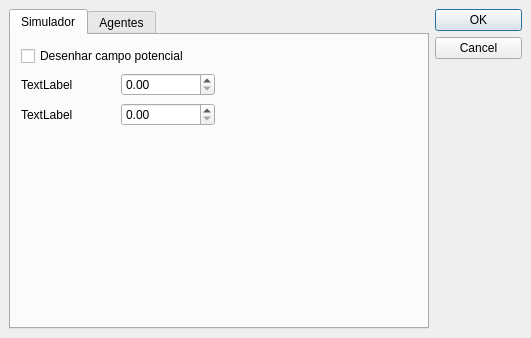
<ui version="4.0" >
 <author></author>
 <comment></comment>
 <exportmacro></exportmacro>
 <class>ConfigDialog</class>
 <widget class="QDialog" name="ConfigDialog" >
  <property name="geometry" >
   <rect>
    <x>0</x>
    <y>0</y>
    <width>531</width>
    <height>338</height>
   </rect>
  </property>
  <property name="windowTitle" >
   <string>ConfigDialog</string>
  </property>
  <property name="windowIconText" >
   <string/>
  </property>
  <widget class="QWidget" name="layoutWidget" >
   <property name="geometry" >
    <rect>
     <x>435</x>
     <y>9</y>
     <width>87</width>
     <height>320</height>
    </rect>
   </property>
   <layout class="QVBoxLayout" >
    <property name="margin" >
     <number>0</number>
    </property>
    <property name="spacing" >
     <number>6</number>
    </property>
    <item>
     <widget class="QPushButton" name="okButton" >
      <property name="text" >
       <string>OK</string>
      </property>
     </widget>
    </item>
    <item>
     <widget class="QPushButton" name="cancelButton" >
      <property name="text" >
       <string>Cancel</string>
      </property>
     </widget>
    </item>
    <item>
     <spacer>
      <property name="orientation" >
       <enum>Qt::Vertical</enum>
      </property>
      <property name="sizeHint" >
       <size>
        <width>20</width>
        <height>40</height>
       </size>
      </property>
     </spacer>
    </item>
   </layout>
  </widget>
  <widget class="QTabWidget" name="simulation_tab" >
   <property name="geometry" >
    <rect>
     <x>9</x>
     <y>9</y>
     <width>420</width>
     <height>320</height>
    </rect>
   </property>
   <widget class="QWidget" name="tab" >
    <attribute name="title" >
     <string>Simulador</string>
    </attribute>
    <widget class="QWidget" name="" >
     <property name="geometry" >
      <rect>
       <x>70</x>
       <y>40</y>
       <width>194</width>
       <height>109</height>
      </rect>
     </property>
    </widget>
    <widget class="QWidget" name="" >
     <property name="geometry" >
      <rect>
       <x>10</x>
       <y>10</y>
       <width>194</width>
       <height>83</height>
      </rect>
     </property>
     <layout class="QGridLayout" >
      <property name="margin" >
       <number>0</number>
      </property>
      <property name="spacing" >
       <number>6</number>
      </property>
      <item row="2" column="1" >
       <widget class="QDoubleSpinBox" name="doubleSpinBox_3" />
      </item>
      <item row="2" column="0" >
       <widget class="QLabel" name="label_7" >
        <property name="text" >
         <string>TextLabel</string>
        </property>
       </widget>
      </item>
      <item row="1" column="1" >
       <widget class="QDoubleSpinBox" name="doubleSpinBox_2" />
      </item>
      <item row="1" column="0" >
       <widget class="QLabel" name="label_6" >
        <property name="text" >
         <string>TextLabel</string>
        </property>
       </widget>
      </item>
      <item row="0" column="0" colspan="2" >
       <widget class="QCheckBox" name="draw_potential" >
        <property name="text" >
         <string>Desenhar campo potencial</string>
        </property>
       </widget>
      </item>
     </layout>
    </widget>
   </widget>
   <widget class="QWidget" name="tab" >
    <attribute name="title" >
     <string>Agentes</string>
    </attribute>
    <widget class="QWidget" name="" >
     <property name="geometry" >
      <rect>
       <x>20</x>
       <y>10</y>
       <width>151</width>
       <height>130</height>
      </rect>
     </property>
     <layout class="QGridLayout" >
      <property name="margin" >
       <number>0</number>
      </property>
      <property name="spacing" >
       <number>6</number>
      </property>
      <item row="2" column="0" >
       <widget class="QLabel" name="label_3" >
        <property name="text" >
         <string>TextLabel</string>
        </property>
       </widget>
      </item>
      <item row="0" column="0" >
       <widget class="QLabel" name="label" >
        <property name="text" >
         <string>&lt;html>&lt;head>&lt;meta name=&quot;qrichtext&quot; content=&quot;1&quot; />&lt;/head>&lt;body style=&quot; white-space: pre-wrap; font-family:Sans Serif; font-weight:400; font-style:normal; text-decoration:none;&quot;>&lt;p style=&quot; margin-top:0px; margin-bottom:0px; margin-left:0px; margin-right:0px; -qt-block-indent:0; text-indent:0px;&quot;>Tamanho&lt;/p>&lt;/body>&lt;/html></string>
        </property>
       </widget>
      </item>
      <item row="1" column="0" >
       <widget class="QLabel" name="label_2" >
        <property name="text" >
         <string>&lt;html>&lt;head>&lt;meta name=&quot;qrichtext&quot; content=&quot;1&quot; />&lt;/head>&lt;body style=&quot; white-space: pre-wrap; font-family:Sans Serif; font-weight:400; font-style:normal; text-decoration:none;&quot;>&lt;p style=&quot; margin-top:0px; margin-bottom:0px; margin-left:0px; margin-right:0px; -qt-block-indent:0; text-indent:0px;&quot;>Cor&lt;/p>&lt;/body>&lt;/html></string>
        </property>
       </widget>
      </item>
      <item row="3" column="0" >
       <widget class="QLabel" name="label_4" >
        <property name="text" >
         <string>TextLabel</string>
        </property>
       </widget>
      </item>
      <item row="0" column="1" >
       <widget class="QDoubleSpinBox" name="doubleSpinBox" />
      </item>
      <item row="4" column="0" >
       <widget class="QLabel" name="label_5" >
        <property name="text" >
         <string>TextLabel</string>
        </property>
       </widget>
      </item>
     </layout>
    </widget>
   </widget>
  </widget>
 </widget>
 <pixmapfunction></pixmapfunction>
 <resources/>
 <connections>
  <connection>
   <sender>okButton</sender>
   <signal>clicked()</signal>
   <receiver>ConfigDialog</receiver>
   <slot>accept()</slot>
   <hints>
    <hint type="sourcelabel" >
     <x>351</x>
     <y>38</y>
    </hint>
    <hint type="destinationlabel" >
     <x>233</x>
     <y>29</y>
    </hint>
   </hints>
  </connection>
  <connection>
   <sender>cancelButton</sender>
   <signal>clicked()</signal>
   <receiver>ConfigDialog</receiver>
   <slot>reject()</slot>
   <hints>
    <hint type="sourcelabel" >
     <x>330</x>
     <y>66</y>
    </hint>
    <hint type="destinationlabel" >
     <x>197</x>
     <y>125</y>
    </hint>
   </hints>
  </connection>
 </connections>
</ui>
